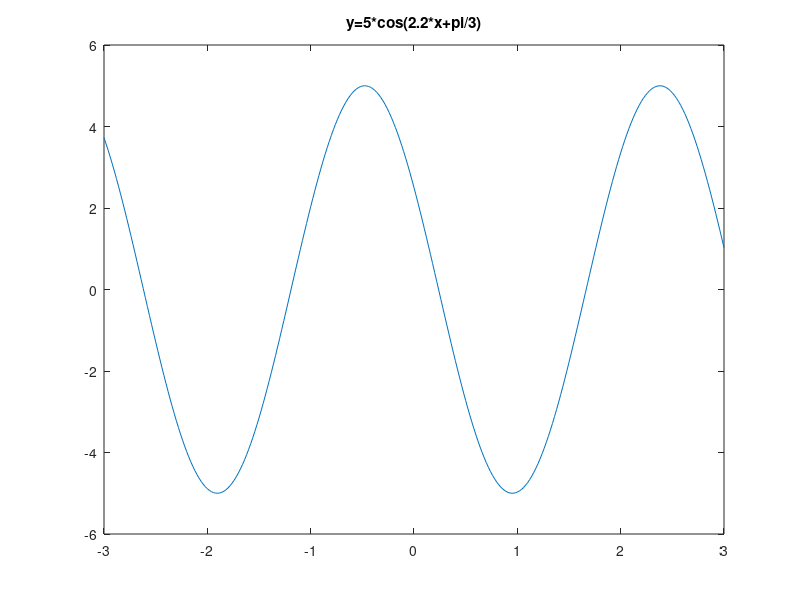
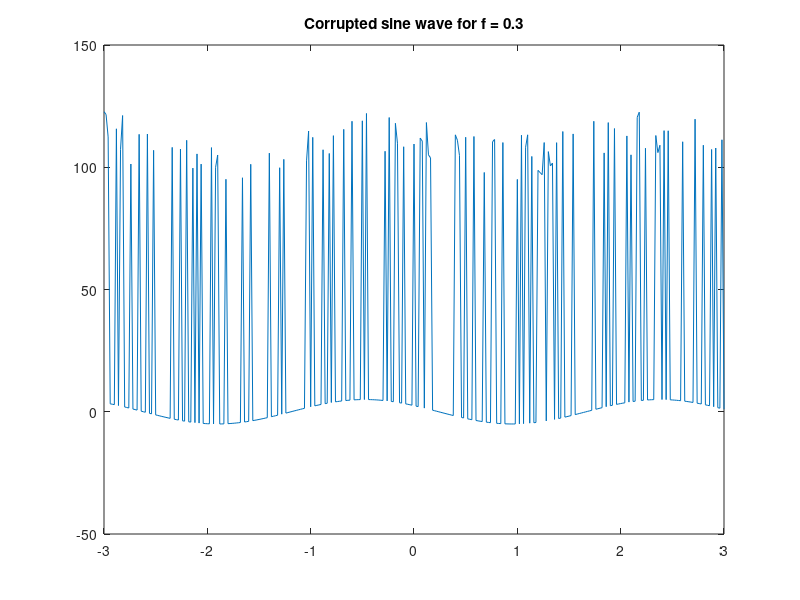
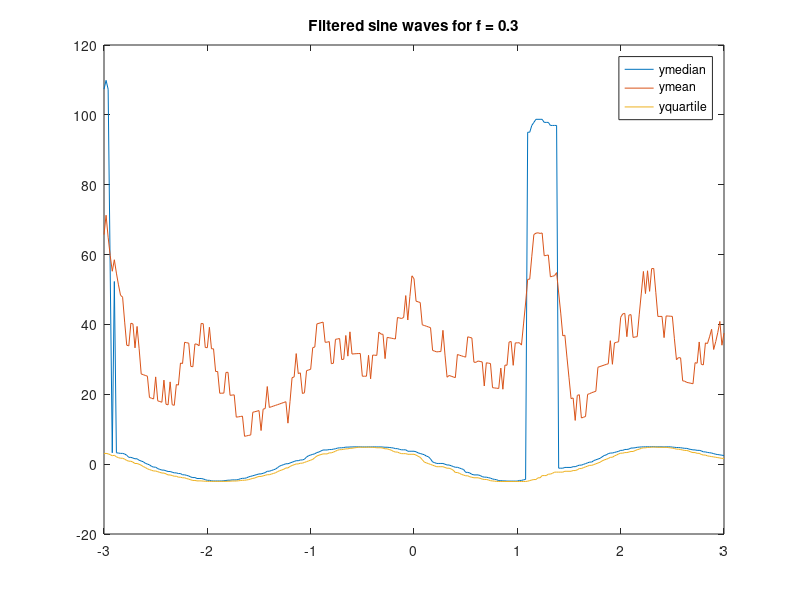

The MATLAB source for these figures, in order:
clc;
clear;
clf;

x = [-3:0.02:3];
y = 5*cos(2.2*x+pi/3);
f=0.3;
random = randperm(size(y,2));
elems=floor(f*size(y,2));
z = y;
z(random(1:elems)) = z(random(1:elems)) + floor(100 + 20*rand(1,elems));
a=plot(x,y); title('y=5*cos(2.2*x+pi/3)'); saveas(a,'plot1.jpg');
figure; b=plot(x,z); title('Corrupted sine wave for f = 0.3'); saveas(b,'plot2.jpg');
%z = y_new + floor(100+20*rand(size(y_new,2)));

ymedian = zeros(1,size(z,2));
ymean = zeros(1,size(z,2));
yquartile = zeros(1,size(z,2));


for i = 1 : size(z,2)
    if i <= 8
        start=1;
        final=i+8;
    elseif i>=size(z,2)-8
        start=i-8;
        final=size(z,2);
    else
        start=i-8;
        final=i+8;  
        
    end
    
    ymedian(i)=median(z(start:final));
    ymean(i)=mean(z(start:final));
    yquartile(i)=quantile(z(start:final),0.25);
end

figure; c= plot(x,ymedian);
hold on; plot(x,ymean);
hold on; plot(x,yquartile);
legend('ymedian','ymean','yquartile');
title('Filtered sine waves for f = 0.3');
saveas(c,'plot3.jpg');
hold off;

%%display(ymedian)
%display(ymean)
%display(yquartile)
err_median= norm(ymedian-y)^2/norm(y)^2
err_mean= norm(ymean-y)^2/norm(y)^2
err_quartile= norm(yquartile-y)^2/norm(y)^2



    






